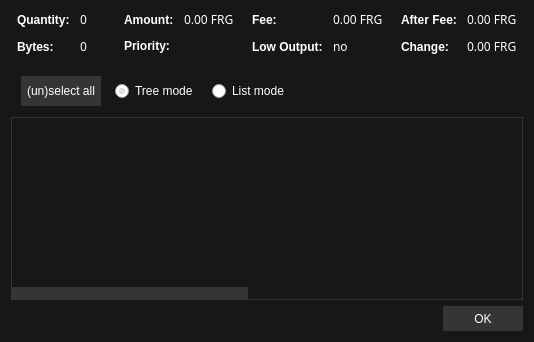
<?xml version="1.0" encoding="UTF-8"?>
<ui version="4.0">
 <class>CoinControlDialog</class>
 <widget class="QDialog" name="CoinControlDialog">
  <property name="geometry">
   <rect>
    <x>0</x>
    <y>0</y>
    <width>534</width>
    <height>342</height>
   </rect>
  </property>
  <property name="windowTitle">
   <string>Coin Control</string>
  </property>
  <property name="styleSheet">
   <string notr="true">QDialog{font-family: 'pt mono'; background-color: #191616; color: rgb(255, 255, 255); }
QFrame{border: none;}
QPushButton{background: #353535; color: white; border-radius: 1px;}
QPushButton::hover{background: #454545;}
QPushButton::pressed{background: #353535;}
QDialogButtonBox{background: transparent;}
QLabel{color: #ffffff; font-family: 'pt mono'; font-size: 12px;}


QScrollBar:horizontal{ background-color: transparent; height: 12px; } 
QScrollBar::handle:horizontal { background: #353535; } 
QScrollBar::add-line:horizontal, QScrollBar::sub-line:horizontal  {border: none;
background: transparent; }
QScrollBar::add-page:horizontal, QScrollBar::sub-page:horizontal {
    background: none;
}


QTreeView, QListView
{ border: 1px solid #353535; background-color: transparent; }


QListView::item:!selected:hover, QTreeView::item:!selected:hover  { background: #18465d; outline: 0; color: #eff0f1;}

QListView::item:selected:hover, QTreeView::item:selected:hover  { background: #287399;  color: #eff0f1; }

QHeaderView { background-color: #31363b; border: 1px transparent; border-radius: 0px; margin: 0px; padding: 0px; }

QHeaderView::section  { background-color: #31363b; color: #eff0f1; padding: 5px; border: none; border-radius: 0px; text-align: center; }

QHeaderView::section::vertical::first, QHeaderView::section::vertical::only-one
{ border-top: 1px solid #76797C; }

QHeaderView::section::vertical
{    border-top: transparent; }

QHeaderView::section::horizontal::first, QHeaderView::section::horizontal::only-one
{ border-left: 1px solid #76797C; }

QHeaderView::section::horizontal
{ border-left: transparent; }

QHeaderView::section:checked
 { color: white;  background-color: #334e5e;  }</string>
  </property>
  <layout class="QVBoxLayout" name="verticalLayout">
   <item>
    <layout class="QHBoxLayout" name="horizontalLayoutTop" stretch="0,0,0,0">
     <property name="topMargin">
      <number>0</number>
     </property>
     <property name="bottomMargin">
      <number>10</number>
     </property>
     <item>
      <layout class="QFormLayout" name="formLayoutCoinControl1">
       <property name="horizontalSpacing">
        <number>10</number>
       </property>
       <property name="verticalSpacing">
        <number>10</number>
       </property>
       <property name="leftMargin">
        <number>6</number>
       </property>
       <property name="rightMargin">
        <number>6</number>
       </property>
       <item row="0" column="0">
        <widget class="QLabel" name="labelCoinControlQuantityText">
         <property name="styleSheet">
          <string notr="true">font-weight:bold;</string>
         </property>
         <property name="text">
          <string>Quantity:</string>
         </property>
        </widget>
       </item>
       <item row="0" column="1">
        <widget class="QLabel" name="labelCoinControlQuantity">
         <property name="font">
          <font>
           <family>pt mono</family>
           <pointsize>-1</pointsize>
          </font>
         </property>
         <property name="cursor">
          <cursorShape>IBeamCursor</cursorShape>
         </property>
         <property name="contextMenuPolicy">
          <enum>Qt::ActionsContextMenu</enum>
         </property>
         <property name="text">
          <string notr="true">0</string>
         </property>
         <property name="textInteractionFlags">
          <set>Qt::LinksAccessibleByMouse|Qt::TextSelectableByKeyboard|Qt::TextSelectableByMouse</set>
         </property>
        </widget>
       </item>
       <item row="1" column="0">
        <widget class="QLabel" name="labelCoinControlBytesText">
         <property name="styleSheet">
          <string notr="true">font-weight:bold;</string>
         </property>
         <property name="text">
          <string>Bytes:</string>
         </property>
        </widget>
       </item>
       <item row="1" column="1">
        <widget class="QLabel" name="labelCoinControlBytes">
         <property name="font">
          <font>
           <family>pt mono</family>
           <pointsize>-1</pointsize>
          </font>
         </property>
         <property name="cursor">
          <cursorShape>IBeamCursor</cursorShape>
         </property>
         <property name="contextMenuPolicy">
          <enum>Qt::ActionsContextMenu</enum>
         </property>
         <property name="text">
          <string notr="true">0</string>
         </property>
         <property name="textInteractionFlags">
          <set>Qt::LinksAccessibleByMouse|Qt::TextSelectableByKeyboard|Qt::TextSelectableByMouse</set>
         </property>
        </widget>
       </item>
      </layout>
     </item>
     <item>
      <layout class="QFormLayout" name="formLayoutCoinControl2">
       <property name="horizontalSpacing">
        <number>10</number>
       </property>
       <property name="verticalSpacing">
        <number>10</number>
       </property>
       <property name="leftMargin">
        <number>6</number>
       </property>
       <property name="rightMargin">
        <number>6</number>
       </property>
       <item row="0" column="0">
        <widget class="QLabel" name="labelCoinControlAmountText">
         <property name="styleSheet">
          <string notr="true">font-weight:bold;</string>
         </property>
         <property name="text">
          <string>Amount:</string>
         </property>
        </widget>
       </item>
       <item row="0" column="1">
        <widget class="QLabel" name="labelCoinControlAmount">
         <property name="font">
          <font>
           <family>pt mono</family>
           <pointsize>-1</pointsize>
          </font>
         </property>
         <property name="cursor">
          <cursorShape>IBeamCursor</cursorShape>
         </property>
         <property name="contextMenuPolicy">
          <enum>Qt::ActionsContextMenu</enum>
         </property>
         <property name="text">
          <string notr="true">0.00 FRG</string>
         </property>
         <property name="textInteractionFlags">
          <set>Qt::LinksAccessibleByMouse|Qt::TextSelectableByKeyboard|Qt::TextSelectableByMouse</set>
         </property>
        </widget>
       </item>
       <item row="1" column="0">
        <widget class="QLabel" name="labelCoinControlPriorityText">
         <property name="styleSheet">
          <string notr="true">font-weight:bold;</string>
         </property>
         <property name="text">
          <string>Priority:</string>
         </property>
        </widget>
       </item>
       <item row="1" column="1">
        <widget class="QLabel" name="labelCoinControlPriority">
         <property name="font">
          <font>
           <family>pt mono</family>
           <pointsize>-1</pointsize>
          </font>
         </property>
         <property name="cursor">
          <cursorShape>IBeamCursor</cursorShape>
         </property>
         <property name="contextMenuPolicy">
          <enum>Qt::ActionsContextMenu</enum>
         </property>
         <property name="text">
          <string/>
         </property>
         <property name="textInteractionFlags">
          <set>Qt::LinksAccessibleByMouse|Qt::TextSelectableByKeyboard|Qt::TextSelectableByMouse</set>
         </property>
        </widget>
       </item>
      </layout>
     </item>
     <item>
      <layout class="QFormLayout" name="formLayoutCoinControl3">
       <property name="horizontalSpacing">
        <number>10</number>
       </property>
       <property name="verticalSpacing">
        <number>10</number>
       </property>
       <property name="leftMargin">
        <number>6</number>
       </property>
       <property name="rightMargin">
        <number>6</number>
       </property>
       <item row="0" column="0">
        <widget class="QLabel" name="labelCoinControlFeeText">
         <property name="styleSheet">
          <string notr="true">font-weight:bold;</string>
         </property>
         <property name="text">
          <string>Fee:</string>
         </property>
        </widget>
       </item>
       <item row="0" column="1">
        <widget class="QLabel" name="labelCoinControlFee">
         <property name="font">
          <font>
           <family>pt mono</family>
           <pointsize>-1</pointsize>
          </font>
         </property>
         <property name="cursor">
          <cursorShape>IBeamCursor</cursorShape>
         </property>
         <property name="contextMenuPolicy">
          <enum>Qt::ActionsContextMenu</enum>
         </property>
         <property name="text">
          <string notr="true">0.00 FRG</string>
         </property>
         <property name="textInteractionFlags">
          <set>Qt::LinksAccessibleByMouse|Qt::TextSelectableByKeyboard|Qt::TextSelectableByMouse</set>
         </property>
        </widget>
       </item>
       <item row="1" column="0">
        <widget class="QLabel" name="labelCoinControlLowOutputText">
         <property name="enabled">
          <bool>false</bool>
         </property>
         <property name="styleSheet">
          <string notr="true">font-weight:bold;</string>
         </property>
         <property name="text">
          <string>Low Output:</string>
         </property>
        </widget>
       </item>
       <item row="1" column="1">
        <widget class="QLabel" name="labelCoinControlLowOutput">
         <property name="enabled">
          <bool>false</bool>
         </property>
         <property name="font">
          <font>
           <family>pt mono</family>
           <pointsize>-1</pointsize>
          </font>
         </property>
         <property name="cursor">
          <cursorShape>IBeamCursor</cursorShape>
         </property>
         <property name="contextMenuPolicy">
          <enum>Qt::ActionsContextMenu</enum>
         </property>
         <property name="text">
          <string notr="true">no</string>
         </property>
         <property name="textInteractionFlags">
          <set>Qt::LinksAccessibleByMouse|Qt::TextSelectableByKeyboard|Qt::TextSelectableByMouse</set>
         </property>
        </widget>
       </item>
      </layout>
     </item>
     <item>
      <layout class="QFormLayout" name="formLayoutCoinControl4">
       <property name="horizontalSpacing">
        <number>10</number>
       </property>
       <property name="verticalSpacing">
        <number>10</number>
       </property>
       <property name="leftMargin">
        <number>6</number>
       </property>
       <property name="rightMargin">
        <number>6</number>
       </property>
       <item row="0" column="0">
        <widget class="QLabel" name="labelCoinControlAfterFeeText">
         <property name="styleSheet">
          <string notr="true">font-weight:bold;</string>
         </property>
         <property name="text">
          <string>After Fee:</string>
         </property>
        </widget>
       </item>
       <item row="0" column="1">
        <widget class="QLabel" name="labelCoinControlAfterFee">
         <property name="font">
          <font>
           <family>pt mono</family>
           <pointsize>-1</pointsize>
          </font>
         </property>
         <property name="cursor">
          <cursorShape>IBeamCursor</cursorShape>
         </property>
         <property name="contextMenuPolicy">
          <enum>Qt::ActionsContextMenu</enum>
         </property>
         <property name="text">
          <string notr="true">0.00 FRG</string>
         </property>
         <property name="textInteractionFlags">
          <set>Qt::LinksAccessibleByMouse|Qt::TextSelectableByKeyboard|Qt::TextSelectableByMouse</set>
         </property>
        </widget>
       </item>
       <item row="1" column="0">
        <widget class="QLabel" name="labelCoinControlChangeText">
         <property name="enabled">
          <bool>false</bool>
         </property>
         <property name="styleSheet">
          <string notr="true">font-weight:bold;</string>
         </property>
         <property name="text">
          <string>Change:</string>
         </property>
        </widget>
       </item>
       <item row="1" column="1">
        <widget class="QLabel" name="labelCoinControlChange">
         <property name="enabled">
          <bool>false</bool>
         </property>
         <property name="font">
          <font>
           <family>pt mono</family>
           <pointsize>-1</pointsize>
          </font>
         </property>
         <property name="cursor">
          <cursorShape>IBeamCursor</cursorShape>
         </property>
         <property name="contextMenuPolicy">
          <enum>Qt::ActionsContextMenu</enum>
         </property>
         <property name="text">
          <string notr="true">0.00 FRG</string>
         </property>
         <property name="textInteractionFlags">
          <set>Qt::LinksAccessibleByMouse|Qt::TextSelectableByKeyboard|Qt::TextSelectableByMouse</set>
         </property>
        </widget>
       </item>
      </layout>
     </item>
    </layout>
   </item>
   <item>
    <widget class="QFrame" name="frame">
     <property name="minimumSize">
      <size>
       <width>0</width>
       <height>40</height>
      </size>
     </property>
     <property name="frameShape">
      <enum>QFrame::StyledPanel</enum>
     </property>
     <property name="frameShadow">
      <enum>QFrame::Sunken</enum>
     </property>
     <widget class="QWidget" name="horizontalLayoutWidget">
      <property name="geometry">
       <rect>
        <x>10</x>
        <y>0</y>
        <width>781</width>
        <height>41</height>
       </rect>
      </property>
      <layout class="QHBoxLayout" name="horizontalLayoutPanel" stretch="0,0,0,0">
       <property name="spacing">
        <number>14</number>
       </property>
       <item>
        <widget class="QPushButton" name="pushButtonSelectAll">
         <property name="sizePolicy">
          <sizepolicy hsizetype="Maximum" vsizetype="Fixed">
           <horstretch>0</horstretch>
           <verstretch>0</verstretch>
          </sizepolicy>
         </property>
         <property name="minimumSize">
          <size>
           <width>80</width>
           <height>30</height>
          </size>
         </property>
         <property name="text">
          <string>(un)select all</string>
         </property>
        </widget>
       </item>
       <item>
        <widget class="QRadioButton" name="radioTreeMode">
         <property name="sizePolicy">
          <sizepolicy hsizetype="Maximum" vsizetype="Fixed">
           <horstretch>0</horstretch>
           <verstretch>0</verstretch>
          </sizepolicy>
         </property>
         <property name="styleSheet">
          <string notr="true">color: #FFFFFF;</string>
         </property>
         <property name="text">
          <string>Tree mode</string>
         </property>
         <property name="checked">
          <bool>true</bool>
         </property>
        </widget>
       </item>
       <item>
        <widget class="QRadioButton" name="radioListMode">
         <property name="sizePolicy">
          <sizepolicy hsizetype="Maximum" vsizetype="Fixed">
           <horstretch>0</horstretch>
           <verstretch>0</verstretch>
          </sizepolicy>
         </property>
         <property name="styleSheet">
          <string notr="true">color: #FFFFFF;</string>
         </property>
         <property name="text">
          <string>List mode</string>
         </property>
        </widget>
       </item>
       <item>
        <spacer name="horizontalSpacer">
         <property name="orientation">
          <enum>Qt::Horizontal</enum>
         </property>
         <property name="sizeHint" stdset="0">
          <size>
           <width>40</width>
           <height>20</height>
          </size>
         </property>
        </spacer>
       </item>
      </layout>
     </widget>
    </widget>
   </item>
   <item>
    <widget class="CoinControlTreeWidget" name="treeWidget">
     <property name="contextMenuPolicy">
      <enum>Qt::CustomContextMenu</enum>
     </property>
     <property name="autoFillBackground">
      <bool>true</bool>
     </property>
     <property name="styleSheet">
      <string notr="true">/*background-color: transparent; border: 1px solid grey;
color: #ffffff; font-size: 13px; font-family: 'pt mono'; */
</string>
     </property>
     <property name="frameShape">
      <enum>QFrame::VLine</enum>
     </property>
     <property name="frameShadow">
      <enum>QFrame::Plain</enum>
     </property>
     <property name="rootIsDecorated">
      <bool>true</bool>
     </property>
     <property name="sortingEnabled">
      <bool>false</bool>
     </property>
     <property name="allColumnsShowFocus">
      <bool>false</bool>
     </property>
     <property name="wordWrap">
      <bool>true</bool>
     </property>
     <property name="columnCount">
      <number>11</number>
     </property>
     <attribute name="headerVisible">
      <bool>false</bool>
     </attribute>
     <attribute name="headerShowSortIndicator" stdset="0">
      <bool>true</bool>
     </attribute>
     <attribute name="headerStretchLastSection">
      <bool>false</bool>
     </attribute>
     <column>
      <property name="text">
       <string/>
      </property>
     </column>
     <column>
      <property name="text">
       <string>Amount</string>
      </property>
     </column>
     <column>
      <property name="text">
       <string>Label</string>
      </property>
     </column>
     <column>
      <property name="text">
       <string>Address</string>
      </property>
     </column>
     <column>
      <property name="text">
       <string>Date</string>
      </property>
     </column>
     <column>
      <property name="text">
       <string>Confirmations</string>
      </property>
      <property name="toolTip">
       <string>Confirmed</string>
      </property>
     </column>
     <column>
      <property name="text">
       <string>Priority</string>
      </property>
     </column>
     <column>
      <property name="text">
       <string/>
      </property>
     </column>
     <column>
      <property name="text">
       <string/>
      </property>
     </column>
     <column>
      <property name="text">
       <string/>
      </property>
     </column>
     <column>
      <property name="text">
       <string/>
      </property>
     </column>
    </widget>
   </item>
   <item>
    <widget class="QDialogButtonBox" name="buttonBox">
     <property name="sizePolicy">
      <sizepolicy hsizetype="Maximum" vsizetype="Fixed">
       <horstretch>0</horstretch>
       <verstretch>0</verstretch>
      </sizepolicy>
     </property>
     <property name="minimumSize">
      <size>
       <width>80</width>
       <height>25</height>
      </size>
     </property>
     <property name="layoutDirection">
      <enum>Qt::RightToLeft</enum>
     </property>
     <property name="autoFillBackground">
      <bool>false</bool>
     </property>
     <property name="styleSheet">
      <string notr="true">QPushButton{width: 80px; height: 30px;}</string>
     </property>
     <property name="orientation">
      <enum>Qt::Horizontal</enum>
     </property>
     <property name="standardButtons">
      <set>QDialogButtonBox::Ok</set>
     </property>
     <property name="centerButtons">
      <bool>true</bool>
     </property>
    </widget>
   </item>
  </layout>
 </widget>
 <customwidgets>
  <customwidget>
   <class>CoinControlTreeWidget</class>
   <extends>QTreeWidget</extends>
   <header>coincontroltreewidget.h</header>
  </customwidget>
 </customwidgets>
 <resources/>
 <connections/>
</ui>
